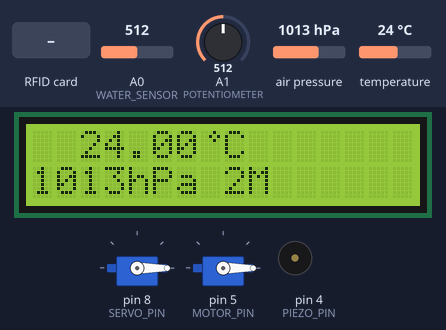
A sketch run on a simulated Arduino Uno, built with avr-gcc and run on an emulated ATmega328P. Parts: 16×2 character LCD, 2 × servo, buzzer (waves = sounding). Wiring (inferred from the names in the program): servo: signal pin 5. The test bench sets the inputs (shaded band); at power-on: air pressure 1013 hPa, temperature 24 °C, A0 (WATER_SENSOR) = 512, A1 (POTENTIOMETER) = 512. Servo pulses on a pin are drawn as a servo (544–2400 µs = 0–180°); what the sketch prints to the serial monitor is not drawn.

Above: at 1.3 s.
1.4 s: air pressure set to 952 hPa
At 3.4 s:
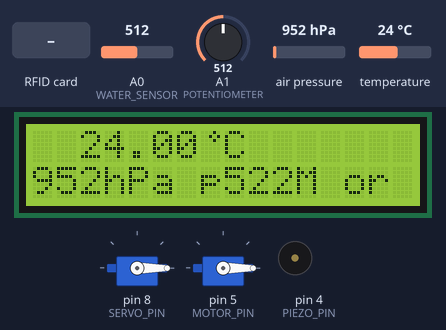
5.1 s: RFID card 7B 9A D1 22 held to the reader
At 7.3 s:
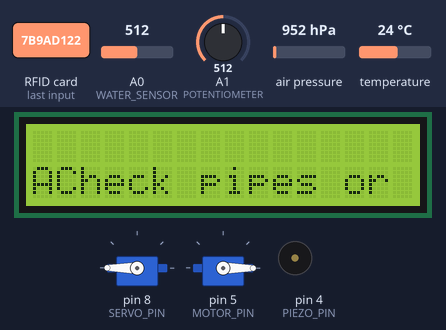
10.7 s: RFID card 5E 7A 19 C4 held to the reader
13.2 s: temperature set to 12 °C
At 14.6 s:
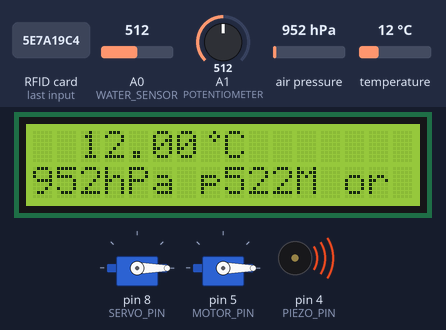
16.2 s: A0 (WATER_SENSOR) set to 435
18.5 s: A0 (WATER_SENSOR) set to 404
At 21.1 s:
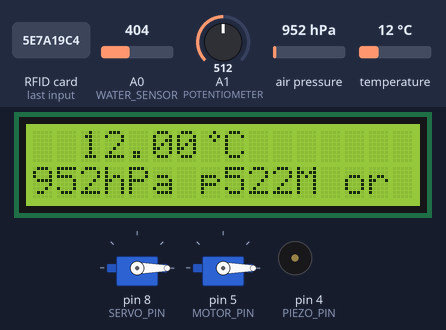
Timing chart, 0 to 22.6 s (numbered marks = the images above; inputs shaded):
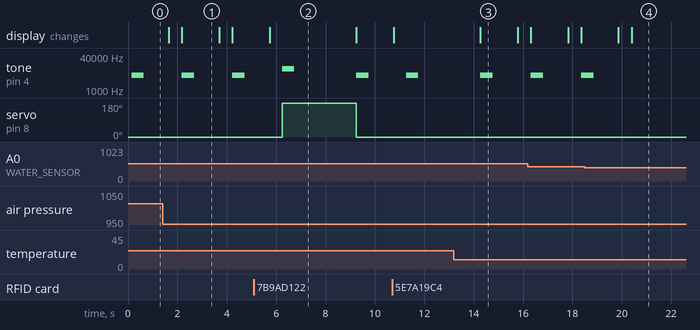

The sketch:

arduino.ino
```cpp
#include <SPI.h>
#include <MFRC522.h>
#include <Servo.h>
#include <SoftwareSerial.h>
#include <Wire.h>
#include <Adafruit_BMP280.h>
#include <LiquidCrystal.h>
#include "configs.h"

//liquid crystal
const int rs = 3, en = 2, d4 = 16, d5 = 17, d6 = 18, d7 = 19;

//Functions
void emergency_alert();
int calculateWaterLevel(int analogValue);
int calculateMotorSpeed(int analogValue);
int calculateLightIntensity(int analogValue);

SoftwareSerial ser(6, 7);//Serial
MFRC522 cardReader = new MFRC522(SS_PIN, RST_PIN); //Card reader
Servo lock; //servo motor (lock)
Adafruit_BMP280 bmp; //temperature sensor
LiquidCrystal lcd(rs, en, d4, d5, d6, d7); //lcd

//Analog values
int analogWater = 0;
int analogPhotoresistor = 0;
int analogPotentio = 0;

//default values
int waterLevel = 0;
float temperature = 0;
int motorPower = 0;
int lighting = 0;
int pressure;
int altitude;

//LCD strings
String firstMessage = "Temp:";
String secondMessage = "Press:";
String thirdMessage = "Alt:";

byte grad[8] = {
  B00010,
  B00101,
  B00010,
  B00000,
  B00000,
  B00000,
  B00000,
};

void setup() {

  //lcd
  lcd.begin(16, 2);
  lcd.createChar(0, grad);
  //Serial
  Serial.begin(9600);
  ser.begin(9600);

  //Card reader
  SPI.begin();
  cardReader.PCD_Init();
  Serial.println("Approximate card: ");
  Serial.println();

  //Lock
  lock.attach(SERVO_PIN);
  lock.write(0);


  //Piezo
  pinMode(PIEZO_PIN, OUTPUT);

  //Sensors
  pinMode(WATER_SENSOR, INPUT);
  pinMode(POTENTIOMETER, INPUT);
  pinMode(MOTOR_PIN, OUTPUT);


  bmp.begin();
  bmp.setSampling(Adafruit_BMP280::MODE_NORMAL,     /* Operating Mode. */
                  Adafruit_BMP280::SAMPLING_X2,     /* Temp. oversampling */
                  Adafruit_BMP280::SAMPLING_X16,    /* Pressure oversampling */
                  Adafruit_BMP280::FILTER_X16,      /* Filtering. */
                  Adafruit_BMP280::STANDBY_MS_500); /* Standby time. */


}


void loop() {
  Serial.println("Looping");

  /*/************************************** ANALOG READING SECTION ****************************************/
  analogWater = analogRead(WATER_SENSOR);
  analogPotentio = analogRead(POTENTIOMETER);
  temperature = bmp.readTemperature();
  pressure = bmp.readPressure()/100;;
  altitude = bmp.readAltitude();

  //Debug
  Serial.print("water: ");
  Serial.println(analogWater);
  Serial.print("photores: ");
  Serial.println(analogPhotoresistor);
  Serial.print("potentio: ");
  Serial.println(analogPotentio);

  waterLevel = calculateWaterLevel(analogWater);
  motorPower = calculateMotorSpeed(analogPotentio);
  lighting = calculateLightIntensity(analogPhotoresistor);

  //Debug
  //Serial.print("water: ");
  //Serial.println(waterLevel);
  Serial.print("lighting: ");
  Serial.println(lighting);
  //Serial.print("potentio: ");
  //Serial.println(motorPower);

  /*************************************MOTOR********************************************************/

  motorPower= 1024-analogPotentio;

  digitalWrite(MOTOR_PIN, HIGH);

  delayMicroseconds(motorPower);

  digitalWrite(MOTOR_PIN, LOW);

  delayMicroseconds(analogPotentio);

  /************************************** LCD ********************************************************/
  String temperatureString = String(firstMessage+temperature);
  String pressureString = String(secondMessage+pressure);
  String altitudeString = String(thirdMessage+altitude);

  //first line
  lcd.setCursor(2, 0);
  lcd.print(temperature);
  lcd.write(byte(0));
  lcd.print("C");

  //second line
  lcd.setCursor(0, 1);
  lcd.print(pressure);
  lcd.print("hPa");

  lcd.setCursor(8, 1);
  lcd.print(altitude);
  lcd.print("M");

  /************************************** EMERGENCY SECTION ***********************************/
  if(waterLevel > 3 || temperature > 45)
  {
    ser.write(ALERT);
    emergency_alert();
    lcd.clear();
    lcd.setCursor(0, 4);
    lcd.print("Alert!!!");
    lcd.setCursor(1,1);
    lcd.print("Check pipes or temp");
    delay(500);
  }

  /************************************** RFID SECTION ****************************************/
  // Look for new cards
  if(!cardReader.PICC_IsNewCardPresent())
  {
    return;
  }
  // Select one of the cards
  if(!cardReader.PICC_ReadCardSerial())
  {
    return;
  }
  //Show UID on serial monitor
  Serial.print("UID tag :");
  String content= "";
  byte letter;
  for (byte i = 0; i < cardReader.uid.size; i++)
  {
     Serial.print(cardReader.uid.uidByte[i] < 0x10 ? " 0" : " ");
     Serial.print(cardReader.uid.uidByte[i], HEX);
     content.concat(String(cardReader.uid.uidByte[i] < 0x10 ? " 0" : " "));
     content.concat(String(cardReader.uid.uidByte[i], HEX));
  }
  Serial.println();
  Serial.print("Message : ");
  content.toUpperCase();
  if (content.substring(1) == "7B 9A D1 22") //change here the UID of the card/cards that you want to give access
  {
    Serial.println("Authorized access");
    Serial.println();
    lock.write(180);
    ser.write(GREEN); //green led
    tone(PIEZO_PIN, 10000, 500);
    Serial.println("Sending value");
    delay(3000);
    lock.write(0);
  }
  else
  {
    Serial.println("Access denied");
    ser.write(RED); //red led
    tone(PIEZO_PIN, 5000, 500);
    delay(3000);
  }

}

//Functions
void emergency_alert()
{
  tone(PIEZO_PIN, 5000, 1000);
	delay(500);
	noTone(PIEZO_PIN);
	delay(1000);
}

int calculateWaterLevel(int analogValue)
{
  int waterLevel = map(analogValue, 0, 521, 0, 5);
  return waterLevel;
}

int calculateMotorSpeed(int analogValue)
{
  int motorSpeed = map(analogValue, 0, 1023, 0, 255);
  return motorSpeed;
}

int calculateLightIntensity(int analogValue)
{
  int lighting = map(analogValue, 0, 1023, 0, 255);
  return 255 - lighting;
}
```

configs.c
```cpp
#include "configs.h"

//Nothing so far...
```

configs.h
```cpp
#ifndef __CONFIGS_H__
#define __CONFIGS_H__

#include <string.h>


//Piezo
#define PIEZO_PIN 4

//Card scanner
#define SS_PIN 10
#define RST_PIN 9

//Sensors
#define WATER_SENSOR A0
#define POTENTIOMETER A1

#define MOTOR_PIN 5

//Lights 0-Red Alert, 1-Light sensor, 2-blue, 3-red, 4 yellow, 5-green
#define ALERT 1
#define BLUE 2
#define RED 3
#define YELLOW 4
#define GREEN 5
#define PWM 5

//Lock
#define SERVO_PIN 8


#ifdef __cplusplus
 extern "C" {
#endif
//Any external function will be written here

#ifdef __cplusplus
}
#endif

#endif
```

Measured:
- the behaviour switches between 417 and 416 on A0 (WATER_SENSOR) (found by bisection; images 3 and 4)
- after the input at 1.4 s, the display: first differs from a run without the input after 0.78 s (image 1)
- after the input at 5.1 s, servo on pin 8 (SERVO_PIN): 0° → 180° after 1.1 s, → 0° 3.0 s later
- after the input at 13.2 s, the display: changes after 1.1 s (image 3)
- after the input at 18.5 s, tone on pin 4 (PIEZO_PIN): goes on until 18.9 s, then stays silent
- what the display in image 1 shows lasts 1.5 s, from 2.2 s to 3.7 s
- what the display in image 2 shows lasts 3.6 s, from 5.7 s to 9.3 s
